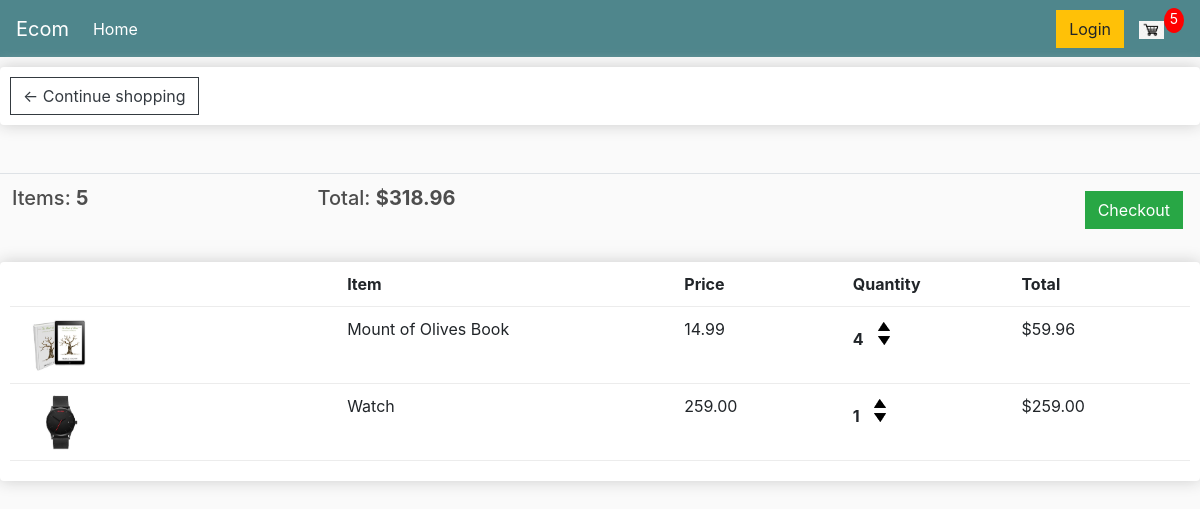
The app's page /cart/ (signed in) with its own data.
### store/models.py (models this page shows, shortened)
class Order(models.Model):
    customer = models.ForeignKey(Customer, on_delete=models.SET_NULL, blank=True,null=True)
    date_ordered = models.DateTimeField(auto_now_add=True)
    complete = models.BooleanField(default=False, null=True, blank=False)
    transaction_id = models.CharField(max_length=200, null=True)
    @property
    def get_cart_total(self):
        orderitems = self.orderitem_set.all()
        total = sum([item.get_total for item in orderitems])
        return total
    def get_cart_items(self):
        orderitems = self.orderitem_set.all()
        total = sum([item.quantity for item in orderitems])
        return total

class OrderItem(models.Model):
    product = models.ForeignKey(Product, on_delete=models.SET_NULL, null=True)
    order = models.ForeignKey(Order, on_delete=models.SET_NULL, null=True)
    quantity = models.IntegerField(default=0, null=True, blank=True)
    date_added = models.DateTimeField(auto_now_add=True)
    @property
    def get_total(self):
        total =self.product.price * self.quantity
        return total

class Product(models.Model):
    name = models.CharField(max_length=200, null=True)
    price = models.FloatField()
    digital = models.BooleanField(default=False, null=True, blank=False)
    image = models.ImageField(null=True, blank=True)
    @property
    def imageURL(self):
        try:
            url = self.image.url
        except:
            url = ''
        return url

### store/views.py (the view)
# urls.py: path("cart/", cart, name='cart'),
def cart(request):
	data = cartData(request)
	cartItems = data['cartItems']
	order = data['order']
	items = data['items']
	context = {'items':items, 'order':order, 'cartItems':cartItems}
	return render(request, "store/cart.html", context)

### store/utils.py (called while the page is built)
def cartData(request):
	if request.user.is_authenticated:
		customer = request.user.customer
		order, created = Order.objects.get_or_create(customer=customer, complete=False)
		items = order.orderitem_set.all()
		cartItems = order.get_cart_items
	else:
		cookieData = cookieCart(request)
		cartItems = cookieData['cartItems']
		order = cookieData['order']
		items = cookieData['items']
	return {'cartItems':cartItems ,'order':order, 'items':items}

### store/templates/store/cart.html
{% extends 'store/main.html' %}
{% load static %}
{% block content %}
<div class="row">
    <div class="col-lg-12">
        <div class="box-element">
            <a class="btn btn-outline-dark" href="../">&#x2190; Continue shopping</a>
        </div>
        <br>
        <br>
        <table class="table">
            <tr>
                <th><h5>Items: <strong>{{ order.get_cart_items }}</strong></h5></th>
                <th><h5>Total: <strong>${{ order.get_cart_total|floatformat:2 }}</strong></h5></th>
                <th>
                    <a style="float: right; margin: 5px;"
                    class="btn btn-success " href="{% url 'checkout' %}">Checkout</a>
                </th>
            </tr>
        </table>
        <div class="box-element">
            <div class="cart-row">
                <div style="flex: 2;"></div>
                <div style="flex: 2;"><strong>Item</strong></div>
                <div style="flex: 1;"><strong>Price</strong></div>
                <div style="flex: 1;"><strong>Quantity</strong></div>
                <div style="flex: 1;"><strong>Total</strong></div>
            </div>
            {% for item in items %}
            <div class="cart-row">
                <div style="flex: 2;"><img  class="row-image" src="{{item.product.imageURL}}"></div>
                <div style="flex: 2;">{{item.product.name}}</div>
                <div style="flex: 1;">{{item.product.price|floatformat:2}}</div>
                <div style="flex: 1;">
                    <p class="quantity">{{ item.quantity }}</p>
                    <div class="quantity">
                        <img data-product="{{item.product.id}}" data-action="add" class="chg-quantity update-cart" src="{% static  'images/arrow-up.png' %}">
                        <img data-product="{{item.product.id}}" data-action="remove" class="chg-quantity update-cart" src="{% static  'images/arrow-down.png' %}">
                    </div>
                </div>
                <div style="flex: 1;">${{item.get_total|floatformat:2}}</div>
            </div>
            {% endfor %}
        </div>
    </div>
</div>
{% endblock %}

### store/templates/store/main.html (shortened to what this page needs)
<!DOCTYPE html>
{% load static %}
<html>
    <head>
        <link rel="stylesheet" href="https://stackpath.bootstrapcdn.com/bootstrap/4.4.1/css/bootstrap.min.css">
        <link rel="stylesheet" type="text/css" href="{% static 'css/main.css' %}" />
    </head>
    <body>
        <nav class="navbar navbar-expand-lg navbar-dark bg-dark">
            <a class="navbar-brand" href="">Ecom</a>
            <div class="collapse navbar-collapse" id="navbarColor01">
              <ul class="navbar-nav mr-auto">
                <li class="nav-item active">
                  <a class="nav-link" href="{% url 'store' %}">Home</a>
                </li>
              </ul>
              <div class="form-inline my-2 my-lg-0">
                <a href="#"class="btn btn-warning">Login</a>
                <a href="{% url 'cart' %}">
                   <img  id="cart-icon" src="{% static 'images/shopping-cart-png.jpg' %}">
               </a>
               <p id="cart-total">{{cartItems}}</p>
              </div>
            </div>
          </nav>
        <div class="conatiner">
            {% block content %}
            {% endblock %}
        </div>
    </body>
</html>

### static/css/main.css (style rules this page uses)
body { background-color: hsl(0, 0%, 98%); }
h1,h2,h3,h4,h5,h6 { color:hsl(0, 0%, 30%); }
.box-element { box-shadow:hsl(0, 0%, 80%) 0 0 16px; background-color: #fff; border-radius: 4px; padding: 10px; }
.bg-dark { background-color: #4f868c!important; }
#cart-icon { width:25px; display: inline-block; margin-left: 15px; }
#cart-total { display: block; text-align: center; color:#fff; background-color: red; width: 20px; height: 25px; border-radius: 50%; font-size: 14px; }
.col-lg-4, .col-lg-6, .col-lg-8, .col-lg-12 { margin-top: 10px; }
.btn { border-radius: 0; }
.row-image { width: 100px; }
.cart-row { display: flex; align-items: flex-stretch; padding-bottom: 10px; margin-bottom: 10px; border-bottom: 1px solid #ececec; }
.quantity { display: inline-block; font-weight: 700; padding-right:10px; }
.chg-quantity { width: 12px; cursor: pointer; display: block; margin-top: 5px; transition:.1s; }

### records on screen
Order: id.quantity "5", get_cart_items "5", get_cart_total "318.96"
OrderItem: product.imageURL (picture), product.name "Mount of Olives Book", product.price "14.99", quantity "4", get_total "59.96"
OrderItem: product.imageURL (picture), product.name "Watch", product.price "259.00", quantity "1", get_total "259.00"
